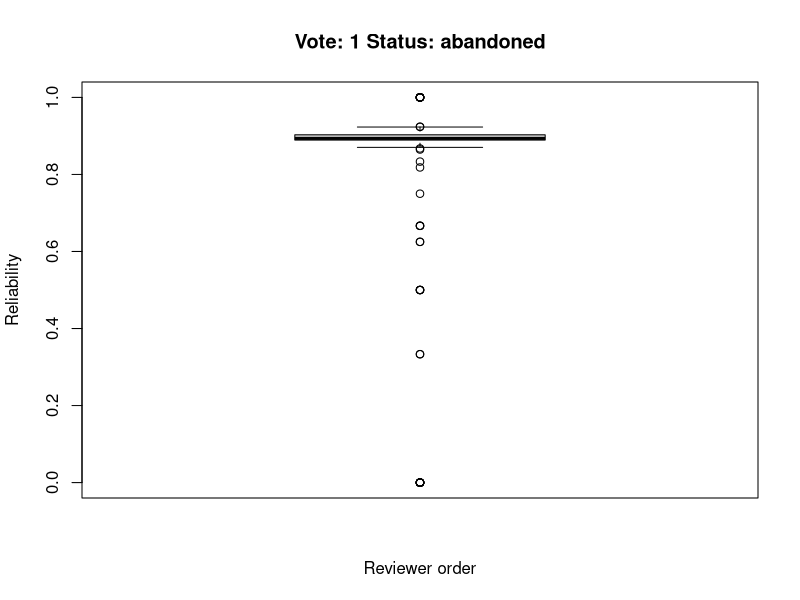
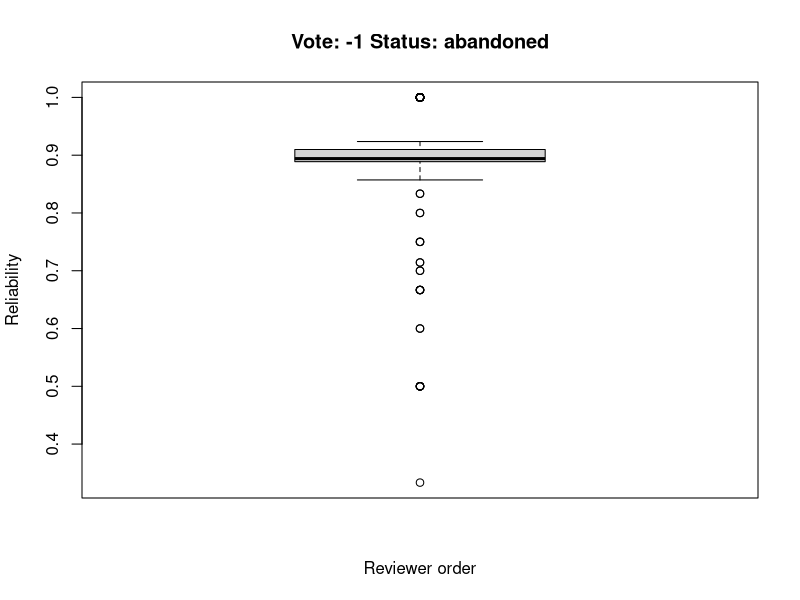
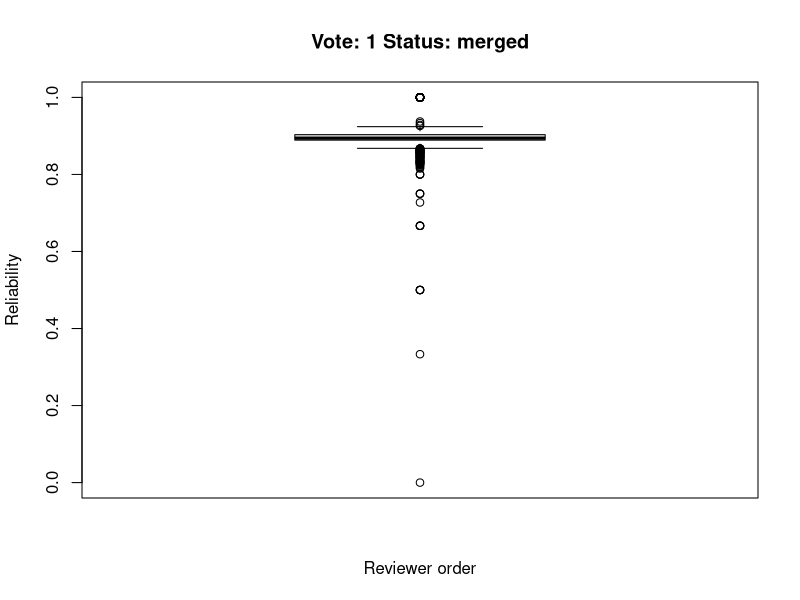
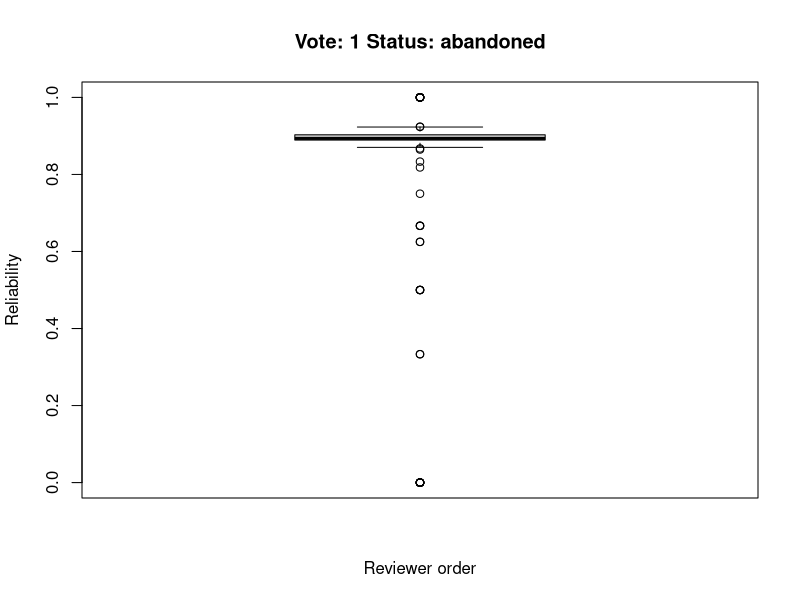

Recreate these plots in R, in order.
########################
## SANER2015 RQ2
## @author:Yuki Ueda
## @createdOn:2015/10/15
########################
#pdf("RQ2_1.pdf")


### Set data
num <- data.frame() # Init

# Input numOfPatchsets_1_Start10000-End70705_RQ2.csv for csv
num <- read.csv("R_sample/numOfPatchsets_1_Start10000-End70705_RQ2.csv"
                 ,sep=",", header=TRUE)

### number of patchset's voting(+1, -1) is 1
# index_l_m: vote is "like" and status is "merge"
# index_d_a: vote is "dislike" and status is abandoned
index_l_m <- data.frame()
index_d_m <- data.frame()
index_l_a <- data.frame()
index_d_a <- data.frame()

for(i in 1:nrow(num)){
  if(num$Status[i] == "merged"){      # status is merge
    if(num$VotingScore[i] == 1){      # vote is like
      index_l_m <- rbind(index_l_m, num[i,])
    }else{                            # vote is dislike
      index_d_m <- rbind(index_l_a, num[i,])
    }
  }else{                              # status is abandoned
    if(num$VotingScore[i] == 1){      # vote is like
      index_l_a <- rbind(index_d_m, num[i,])
    }else{
      index_d_a <- rbind(index_d_a, num[i,])
    }
  }
}

index_merge <- list(index_l_m, index_d_m)
index_abondone <- list(index_l_a, index_d_a)
index <- list(index_abondone, index_merge)

for(i in index){
  for(j in i){
    value = j$CurrentPar
    name = paste("Vote:", j$VotingScore[1], "Status:", j$Status[1])
    jpeg(paste("picture/",name,".jpg"))
    boxplot(value, xlab="Reviewer order", ylab="Reliability", main=name)
    summary(value)
  }
}
